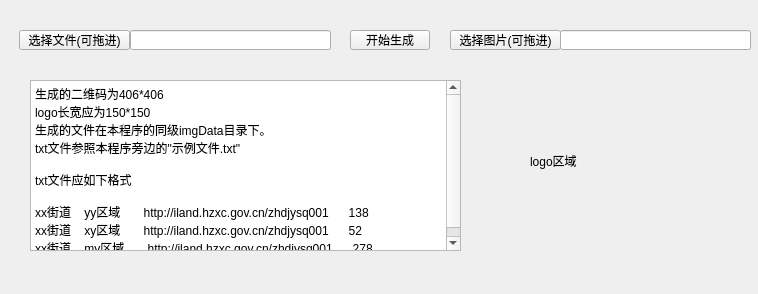
<?xml version="1.0" encoding="UTF-8"?>
<ui version="4.0">
 <class>MainWindow</class>
 <widget class="QMainWindow" name="MainWindow">
  <property name="geometry">
   <rect>
    <x>0</x>
    <y>0</y>
    <width>758</width>
    <height>294</height>
   </rect>
  </property>
  <property name="windowTitle">
   <string>MainWindow</string>
  </property>
  <property name="styleSheet">
   <string notr="true"/>
  </property>
  <widget class="QWidget" name="centralWidget">
   <widget class="QPushButton" name="pushButton">
    <property name="geometry">
     <rect>
      <x>350</x>
      <y>30</y>
      <width>80</width>
      <height>20</height>
     </rect>
    </property>
    <property name="text">
     <string>开始生成</string>
    </property>
   </widget>
   <widget class="QLineEdit" name="lineEdit">
    <property name="geometry">
     <rect>
      <x>130</x>
      <y>30</y>
      <width>201</width>
      <height>20</height>
     </rect>
    </property>
   </widget>
   <widget class="QPushButton" name="pushButton_2">
    <property name="geometry">
     <rect>
      <x>19</x>
      <y>30</y>
      <width>111</width>
      <height>20</height>
     </rect>
    </property>
    <property name="text">
     <string>选择文件(可拖进)</string>
    </property>
   </widget>
   <widget class="QPushButton" name="pushButton_3">
    <property name="geometry">
     <rect>
      <x>450</x>
      <y>30</y>
      <width>111</width>
      <height>20</height>
     </rect>
    </property>
    <property name="text">
     <string>选择图片(可拖进)</string>
    </property>
   </widget>
   <widget class="QLineEdit" name="lineEdit_2">
    <property name="geometry">
     <rect>
      <x>560</x>
      <y>30</y>
      <width>191</width>
      <height>20</height>
     </rect>
    </property>
   </widget>
   <widget class="QLabel" name="label">
    <property name="geometry">
     <rect>
      <x>530</x>
      <y>70</y>
      <width>181</width>
      <height>181</height>
     </rect>
    </property>
    <property name="text">
     <string>logo区域</string>
    </property>
   </widget>
   <widget class="QTextEdit" name="textEdit_2">
    <property name="geometry">
     <rect>
      <x>30</x>
      <y>80</y>
      <width>431</width>
      <height>171</height>
     </rect>
    </property>
    <property name="styleSheet">
     <string notr="true">image: url(:/mvbg/C:/Users/11501/Desktop/xx.png);</string>
    </property>
    <property name="html">
     <string>&lt;!DOCTYPE HTML PUBLIC &quot;-//W3C//DTD HTML 4.0//EN&quot; &quot;http://www.w3.org/TR/REC-html40/strict.dtd&quot;&gt;
&lt;html&gt;&lt;head&gt;&lt;meta name=&quot;qrichtext&quot; content=&quot;1&quot; /&gt;&lt;style type=&quot;text/css&quot;&gt;
p, li { white-space: pre-wrap; }
&lt;/style&gt;&lt;/head&gt;&lt;body style=&quot; font-family:'SimSun'; font-size:9pt; font-weight:400; font-style:normal;&quot;&gt;
&lt;p style=&quot; margin-top:0px; margin-bottom:0px; margin-left:0px; margin-right:0px; -qt-block-indent:0; text-indent:0px;&quot;&gt;生成的二维码为406*406&lt;/p&gt;
&lt;p style=&quot; margin-top:0px; margin-bottom:0px; margin-left:0px; margin-right:0px; -qt-block-indent:0; text-indent:0px;&quot;&gt;logo长宽应为150*150&lt;/p&gt;
&lt;p style=&quot; margin-top:0px; margin-bottom:0px; margin-left:0px; margin-right:0px; -qt-block-indent:0; text-indent:0px;&quot;&gt;生成的文件在本程序的同级imgData目录下。&lt;/p&gt;
&lt;p style=&quot; margin-top:0px; margin-bottom:0px; margin-left:0px; margin-right:0px; -qt-block-indent:0; text-indent:0px;&quot;&gt;txt文件参照本程序旁边的&amp;quot;示例文件.txt&amp;quot;&lt;/p&gt;
&lt;p style=&quot;-qt-paragraph-type:empty; margin-top:0px; margin-bottom:0px; margin-left:0px; margin-right:0px; -qt-block-indent:0; text-indent:0px;&quot;&gt;&lt;br /&gt;&lt;/p&gt;
&lt;p style=&quot; margin-top:0px; margin-bottom:0px; margin-left:0px; margin-right:0px; -qt-block-indent:0; text-indent:0px;&quot;&gt;txt文件应如下格式&lt;/p&gt;
&lt;p style=&quot;-qt-paragraph-type:empty; margin-top:0px; margin-bottom:0px; margin-left:0px; margin-right:0px; -qt-block-indent:0; text-indent:0px;&quot;&gt;&lt;br /&gt;&lt;/p&gt;
&lt;p style=&quot; margin-top:0px; margin-bottom:0px; margin-left:0px; margin-right:0px; -qt-block-indent:0; text-indent:0px;&quot;&gt;xx街道    yy区域       http://iland.hzxc.gov.cn/zhdjysq001      138&lt;/p&gt;
&lt;p style=&quot; margin-top:0px; margin-bottom:0px; margin-left:0px; margin-right:0px; -qt-block-indent:0; text-indent:0px;&quot;&gt;xx街道    xy区域       http://iland.hzxc.gov.cn/zhdjysq001      52&lt;/p&gt;
&lt;p style=&quot; margin-top:0px; margin-bottom:0px; margin-left:0px; margin-right:0px; -qt-block-indent:0; text-indent:0px;&quot;&gt;xx街道    my区域       http://iland.hzxc.gov.cn/zhdjysq001      278&lt;/p&gt;&lt;/body&gt;&lt;/html&gt;</string>
    </property>
   </widget>
  </widget>
 </widget>
 <layoutdefault spacing="6" margin="11"/>
 <resources/>
 <connections/>
</ui>
